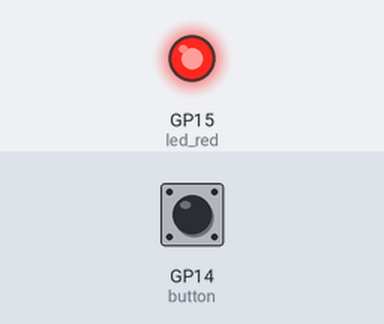
Recording of a program running on a simulated Raspberry Pi Pico running MicroPython. Parts: output pins drawn as LEDs (lit = HIGH). The test bench sets the inputs (shaded band); at power-on: GP14 (button) LOW. What the program prints to the serial console is not drawn.

Above: at 1.2 s.
1.3 s: GP14 (button) pulled HIGH for 0.15 s
At 2.1 s:
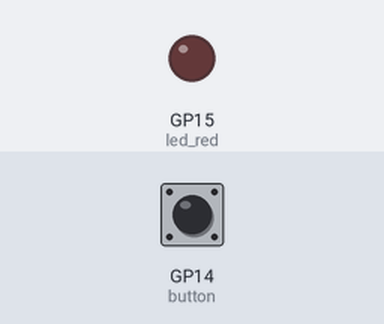
3.8 s: GP14 (button) pulled HIGH for 3.2 s
At 8.3 s:
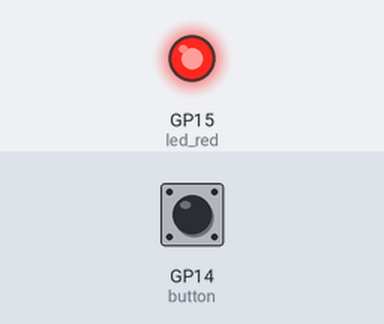
Timing chart, 0 to 9.8 s (numbered marks = the images above; inputs shaded):
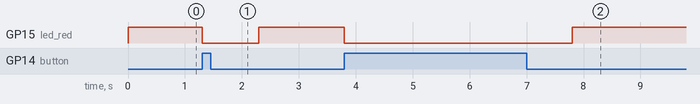

Measured:
- after the input at 1.3 s, GP15 (led_red): HIGH → LOW at once, → HIGH 1.0 s later
- after the input at 3.8 s, GP15 (led_red): HIGH → LOW at once, → HIGH 4.0 s later

The program:

Button_1.py
```python
import machine
import utime


led_red= machine.Pin(15,machine.Pin.OUT)
button = machine.Pin(14,machine.Pin.IN)
print(button.value())

x=3
y = 4
def addition(x,y):
    c=x+y
    return c


while True:
    if button.value()== 1:
        led_red.value(False)
        print("Button pressed!", button.value())
        print(button.value())
        utime.sleep(1)
    led_red.value(True)
    print(button.value())
    print("NEW VALUE")
    SUM= (addition(x,y))
    print(SUM)
```
